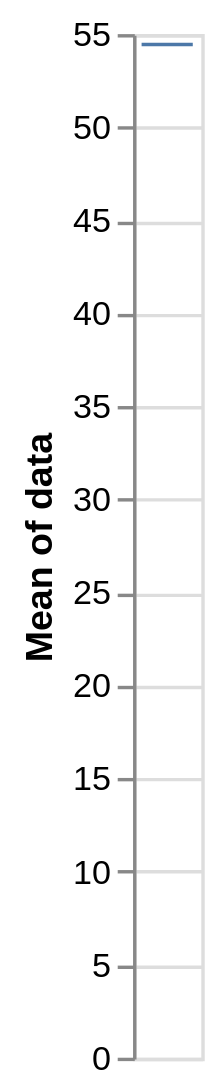

Vega-Lite specification stored for this chart:
### Vega-Lite specification from a JSON file in a GitHub repository (floating-point values rounded to 4 significant figures)
{"$schema": "https://vega.github.io/schema/vega-lite/v5.json", "data": {"values": [28, 55, 28, 91, 81, 55, 19, 81, 52]}, "mark": "tick", "encoding": {"y": {"field": "data", "aggregate": "mean"}, "tooltip": {"field": "data", "aggregate": "mean"}}}
